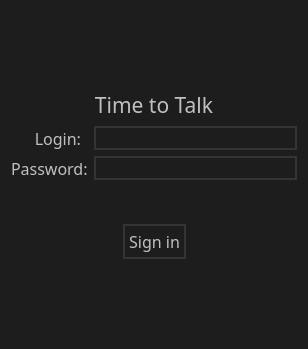
<?xml version="1.0" encoding="UTF-8"?>
<ui version="4.0">
 <class>AuthMenu</class>
 <widget class="QMainWindow" name="AuthMenu">
  <property name="geometry">
   <rect>
    <x>0</x>
    <y>0</y>
    <width>308</width>
    <height>349</height>
   </rect>
  </property>
  <property name="sizePolicy">
   <sizepolicy hsizetype="Fixed" vsizetype="Fixed">
    <horstretch>0</horstretch>
    <verstretch>0</verstretch>
   </sizepolicy>
  </property>
  <property name="minimumSize">
   <size>
    <width>308</width>
    <height>349</height>
   </size>
  </property>
  <property name="maximumSize">
   <size>
    <width>400</width>
    <height>500</height>
   </size>
  </property>
  <property name="windowTitle">
   <string>AuthMenu</string>
  </property>
  <property name="styleSheet">
   <string notr="true">background: rgb(29, 29, 29)</string>
  </property>
  <widget class="QWidget" name="centralWidget">
   <layout class="QVBoxLayout" name="verticalLayout">
    <item>
     <spacer name="verticalSpacer_2">
      <property name="orientation">
       <enum>Qt::Vertical</enum>
      </property>
      <property name="sizeHint" stdset="0">
       <size>
        <width>20</width>
        <height>157</height>
       </size>
      </property>
     </spacer>
    </item>
    <item>
     <widget class="QLabel" name="label">
      <property name="font">
       <font>
        <family>Gadugi</family>
        <pointsize>16</pointsize>
       </font>
      </property>
      <property name="styleSheet">
       <string notr="true">color: silver;</string>
      </property>
      <property name="text">
       <string>Time to Talk</string>
      </property>
      <property name="alignment">
       <set>Qt::AlignCenter</set>
      </property>
     </widget>
    </item>
    <item>
     <layout class="QFormLayout" name="Auth">
      <item row="0" column="0">
       <widget class="QLabel" name="LoginLabel">
        <property name="minimumSize">
         <size>
          <width>70</width>
          <height>0</height>
         </size>
        </property>
        <property name="font">
         <font>
          <family>Gadugi</family>
          <pointsize>12</pointsize>
         </font>
        </property>
        <property name="autoFillBackground">
         <bool>false</bool>
        </property>
        <property name="styleSheet">
         <string notr="true">color: silver;</string>
        </property>
        <property name="text">
         <string>Login:</string>
        </property>
        <property name="alignment">
         <set>Qt::AlignRight|Qt::AlignTrailing|Qt::AlignVCenter</set>
        </property>
       </widget>
      </item>
      <item row="0" column="1">
       <widget class="QLineEdit" name="Login">
        <property name="focusPolicy">
         <enum>Qt::StrongFocus</enum>
        </property>
        <property name="contextMenuPolicy">
         <enum>Qt::DefaultContextMenu</enum>
        </property>
        <property name="autoFillBackground">
         <bool>false</bool>
        </property>
        <property name="styleSheet">
         <string notr="true">color: silver;
selection-color: none;

border-width: 2px;
border-style: solid;
border-color: rgb(52, 52, 52);
padding: 2px;</string>
        </property>
        <property name="frame">
         <bool>true</bool>
        </property>
        <property name="readOnly">
         <bool>false</bool>
        </property>
        <property name="cursorMoveStyle">
         <enum>Qt::LogicalMoveStyle</enum>
        </property>
        <property name="clearButtonEnabled">
         <bool>false</bool>
        </property>
       </widget>
      </item>
      <item row="1" column="1">
       <widget class="QLineEdit" name="Password">
        <property name="styleSheet">
         <string notr="true">color: silver;
selection-color: none;

border-width: 2px;
border-style: solid;
border-color: rgb(52, 52, 52);
padding: 2px;</string>
        </property>
       </widget>
      </item>
      <item row="1" column="0">
       <widget class="QLabel" name="PassLabel">
        <property name="font">
         <font>
          <family>Gadugi</family>
          <pointsize>12</pointsize>
         </font>
        </property>
        <property name="styleSheet">
         <string notr="true">color: silver;</string>
        </property>
        <property name="text">
         <string>Password:</string>
        </property>
       </widget>
      </item>
     </layout>
    </item>
    <item>
     <widget class="QLabel" name="Status">
      <property name="minimumSize">
       <size>
        <width>0</width>
        <height>32</height>
       </size>
      </property>
      <property name="font">
       <font>
        <family>Gadugi</family>
        <pointsize>12</pointsize>
       </font>
      </property>
      <property name="styleSheet">
       <string notr="true">color:rgba(255, 8, 8,150)</string>
      </property>
      <property name="text">
       <string/>
      </property>
      <property name="alignment">
       <set>Qt::AlignCenter</set>
      </property>
     </widget>
    </item>
    <item>
     <layout class="QGridLayout" name="Sign">
      <item row="0" column="0">
       <spacer name="horizontalSpacer">
        <property name="orientation">
         <enum>Qt::Horizontal</enum>
        </property>
        <property name="sizeHint" stdset="0">
         <size>
          <width>88</width>
          <height>20</height>
         </size>
        </property>
       </spacer>
      </item>
      <item row="0" column="1">
       <widget class="QPushButton" name="SignButton">
        <property name="font">
         <font>
          <family>Gadugi</family>
          <pointsize>12</pointsize>
         </font>
        </property>
        <property name="cursor">
         <cursorShape>PointingHandCursor</cursorShape>
        </property>
        <property name="styleSheet">
         <string notr="true">QPushButton{
color: silver;
border-width: 2px;
border-style: solid;
border-color: rgb(52, 52, 52);
padding: 4px;
}

QPushButton:pressed{
padding: 2px;
}

</string>
        </property>
        <property name="text">
         <string>Sign in</string>
        </property>
       </widget>
      </item>
      <item row="0" column="2">
       <spacer name="horizontalSpacer_2">
        <property name="orientation">
         <enum>Qt::Horizontal</enum>
        </property>
        <property name="sizeHint" stdset="0">
         <size>
          <width>108</width>
          <height>20</height>
         </size>
        </property>
       </spacer>
      </item>
     </layout>
    </item>
    <item>
     <spacer name="verticalSpacer">
      <property name="orientation">
       <enum>Qt::Vertical</enum>
      </property>
      <property name="sizeHint" stdset="0">
       <size>
        <width>20</width>
        <height>156</height>
       </size>
      </property>
     </spacer>
    </item>
   </layout>
  </widget>
 </widget>
 <layoutdefault spacing="6" margin="11"/>
 <resources/>
 <connections/>
</ui>
